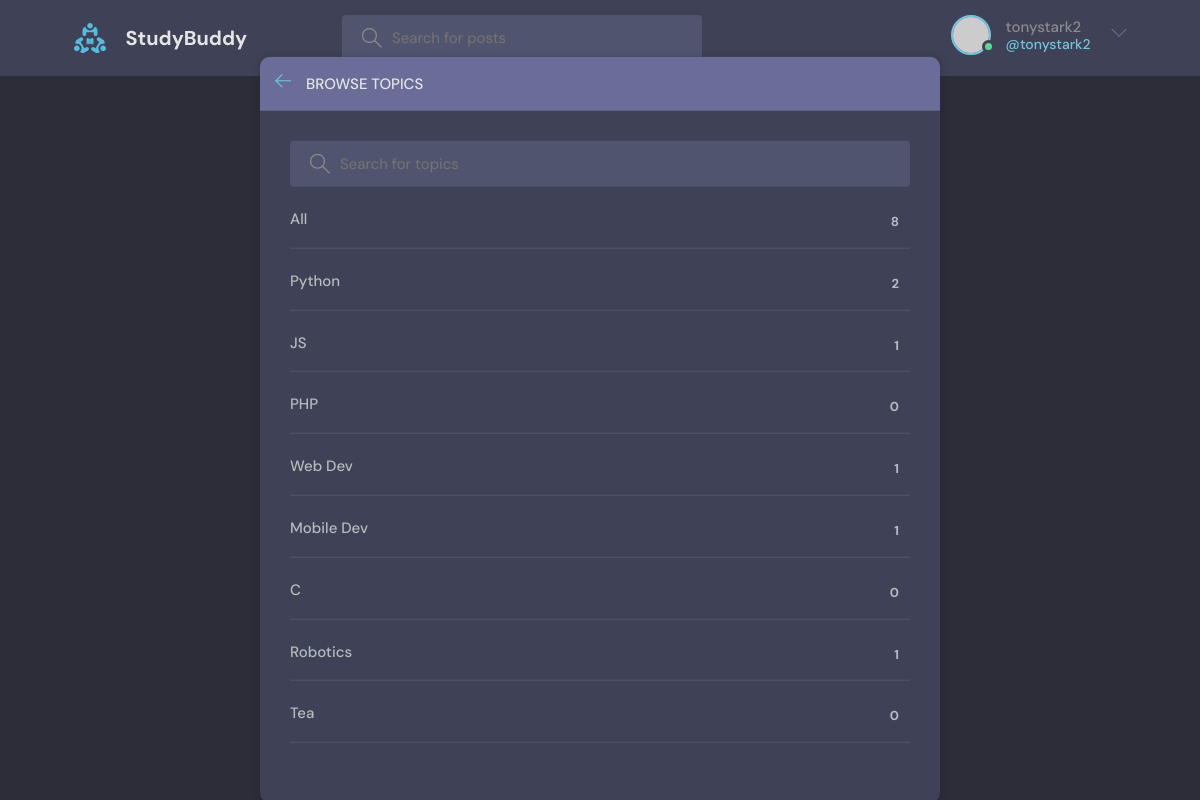
Page /topics (signed in) on the committed database.
### base/models.py (models this page shows, shortened)
class Topic(models.Model):
    name = models.CharField(max_length=200)

### base/views.py (the view)
# urls.py: path("topics", views.topics, name = "topics"),
def topics(request):
    search = request.GET.get("search") if request.GET.get("search") else ""
    topics = Topic.objects.filter(
        Q(name__icontains=search)
    )
    context = {"topics": topics}
    return render(request, "base/topics.html", context)

### base/templates/base/topics.html (shortened to what this page needs)
{% extends 'mainlayout.html' %}
{% block content %}
<main class="create-room layout">
      <div class="container">
        <div class="layout__box">
          <div class="layout__boxHeader">
            <div class="layout__boxTitle">
              <a href="{% url 'home' %}">
                <svg version="1.1" xmlns="http://www.w3.org/2000/svg" width="32" height="32" viewBox="0 0 32 32">
                  <title>arrow-left</title>
                  <path
                    d="M13.723 2.286l-13.723 13.714 13.719 13.714 1.616-1.611-10.96-10.96h27.625v-2.286h-27.625l10.965-10.965-1.616-1.607z"
                  ></path>
                </svg>
              </a>
              <h3>Browse Topics</h3>
            </div>
          </div>
          <div class="topics-page layout__body">
            <form class="header__search" method="GET">
              <label>
                <input placeholder="Search for topics" name="search" />
              </label>
            </form>
            <ul class="topics__list">
              <li>
                <a href="{% url 'topics' %}" >All<span>{{topics.count}}</span></a>
              </li>
              {% for topic in topics %}
              <li>
                  <a href="{% url 'home
                  ' %}?search={{topic.name}}"> {{topic.name}} <span>{{topic.room_set.all.count}}</span></a>
              </li>
              {% endfor %}
              <li>
                  <a>  <span></span></a>
              </li>
            </ul>
          </div>
        </div>
      </div>
    </main>
    {% endblock content %}

### Templates/navigation.html (shortened to what this page needs)
{% load static %}
<header class="header header--loggedIn">
    <div class="container">
      <a href="{% url 'home' %}" class="header__logo">
        <img src="{% static 'assets/logo.svg' %}" />
        <h1>StudyBuddy</h1>
      </a>
      <form class="header__search" method="GET" action="{% url 'home' %}">
        <label>
          <input name="search" placeholder="Search for posts" />
        </label>
    </form>
    <nav class="header__menu">
        {% if request.user.is_authenticated %}
        <div class="header__user">
          <a href="{% url 'user-profile' primary_key=request.user.id %}">
            <div class="avatar avatar--medium active">
              <img src="https://randomuser.me/api/portraits/men/37.jpg" />
            </div>
            <p>{{request.user.username}} <span>@{{request.user.username}}</span></p>
          </a>
          <button class="dropdown-button">
            <svg version="1.1" xmlns="http://www.w3.org/2000/svg" width="32" height="32" viewBox="0 0 32 32">
              <title>chevron-down</title>
              <path d="M16 21l-13-13h-3l16 16 16-16h-3l-13 13z"></path>
            </svg>
          </button>
        </div>
        {% else %}
        <a href="{% url 'login' %}">
          <img src="{% static '/assets/avatar.svg' %}" />
          <p>Login</p>
        </a>
        {% endif %}
      </nav>
    </div>
  </header>

### static/styles/style.css (style rules this page uses)
:root { --color-main: #71c6dd; --color-main-light: #e1f6fb; --color-dark: #3f4156; --color-dark-medium: #51546e; --color-dark-light: #696d97; --color-light: #e5e5e5; --color-gray: #8b8b8b; --color-light-gray: #b2bdbd; --color-bg: #2d2d39; --color-success: #5dd693; --color-error: #fc4b0b; }
* { font-family: "DM Sans", -apple-system, BlinkMacSystemFont, "Segoe UI", Roboto, Oxygen, Ubuntu, Cantarell, "Open Sans", "Helvetica Neue", sans-serif; margin: 0; padding: 0; box-sizing: border-box; text-rendering: optimizeLegibility; font-size: inherit; }
html { font-size: 56.25%; }
@media only screen and (min-width: 1200px) { html { font-size: 62.5%; } }
body { line-height: 1.6; font-weight: 400; font-size: 1.5rem; color: var(--color-light-gray); background-color: var(--color-bg); min-height: 100vh; }
img { width: 100%; }
a { display: inline-block; color: var(--color-main); text-decoration: none; }
.container { max-width: 120rem; width: 90%; margin: auto; }
.avatar { position: relative; display: inline-block; border-radius: 50%; border: 2px solid var(--color-main); }
.avatar img { display: block; border-radius: 50%; object-fit: cover; object-position: center; }
.avatar::after { content: ""; display: block; position: absolute; background-color: var(--color-gray); z-index: 111; border-radius: 50%; border: 0.3rem solid var(--color-dark); }
.avatar.active::after { background-color: var(--color-success); }
.avatar.avatar--medium img { width: 3.6rem; height: 3.6rem; border-radius: 50%; }
.avatar.avatar--medium:after { width: 0.7rem; height: 0.7rem; bottom: 0px; right: -6px; }
.header { padding: 1.5rem; background-color: var(--color-dark); }
.header > .container { display: flex; gap: 9.5rem; }
.header__logo, .header__user { display: flex; gap: 2rem; align-items: center; }
.header__logo > img { height: 3.2rem; width: 3.2rem; }
.header__logo > h1 { font-weight: 700; font-size: 2rem; color: var(--color-light); }
.header__search > label { background-color: var(--color-dark-medium); padding: 1.3rem 1rem; display: flex; align-items: center; gap: 1rem; border-radius: 4px; }
.header__search svg { fill: var(--color-gray); width: 2rem; height: 2rem; margin-left: 1rem; }
.header__search input { width: 30rem; background: transparent; border: none; outline: none; color: var(--color-light); }
.header__menu { margin-left: auto; position: relative; }
.header__menu a { display: flex; gap: 1.5rem; align-items: center; font-weight: 500; text-decoration: none; color: var(--color-gray); }
.header__menu img { height: 3.6rem; }
.header__menu p { line-height: 1.2; }
.header__menu span { color: var(--color-main); font-weight: 500; font-size: 1.4rem; display: block; }
.header__menu svg { width: 1.6rem; height: 1.6rem; fill: var(--color-dark-light); }
.dropdown-button { background: transparent; border: 0; outline: 0; cursor: pointer; }
.layout { margin-top: 2.4rem; }
.layout > .container { display: flex; justify-content: space-between; align-items: flex-start; }
.layout__box { width: 90%; max-width: 48rem; min-height: 40rem; position: absolute; top: 50%; left: 50%; transform: translate(-50%, -46%); background-color: var(--color-dark); border-radius: 1rem; box-shadow: 1px 1px 6px 3px rgba(0, 0, 0, 0.1); overflow: hidden; }
.layout__boxHeader { display: flex; padding: 1.5rem; background-color: var(--color-dark-light); }
.layout__boxTitle { display: flex; gap: 1.5rem; align-items: center; }
.layout__boxTitle h3 { text-transform: uppercase; font-weight: 500; color: var(--color-light); }
.layout__boxTitle svg { width: 1.6rem; height: 1.6rem; fill: var(--color-main); }
.layout__body { margin: 3rem; }
.topics__list { list-style: none; }
.topics__list li a { display: flex; justify-content: space-between; margin-bottom: 3rem; font-weight: 500; color: var(--color-light-gray); transition: all 0.3s ease-in-out; }
.topics__list li a span { padding: 0.5rem 1rem; background-color: var(--color-dark); border-radius: 3px; font-size: 1.3rem; font-weight: 700; letter-spacing: 1px; }
.topics-page .topics__list li:not(:last-child) a { margin: 2rem 0; padding-bottom: 1rem; text-decoration: none; border-bottom: 1px solid var(--color-dark-medium); }
.topics-page .header__search { display: block; }
.create-room.layout .layout__box { max-width: 68rem; }

### rows in the picture
Topic: name "Python", room_set.all.count "2"
Topic: name "JS", room_set.all.count "1"
Topic: name "PHP", room_set.all.count "0"
Topic: name "Web Dev", room_set.all.count "1"
Topic: name "Mobile Dev", room_set.all.count "1"
Topic: name "C", room_set.all.count "0"
Topic: name "Robotics", room_set.all.count "1"
Topic: name "Tea", room_set.all.count "0"

### other values in the picture
{{ request.user.username }} "tonystark2"
{{ topics.count }} "8"
